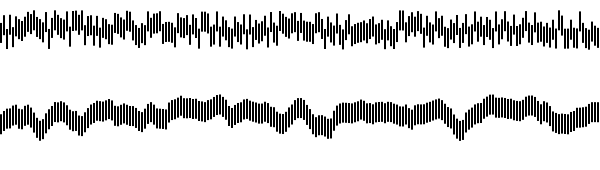
Frame 1 (no input)
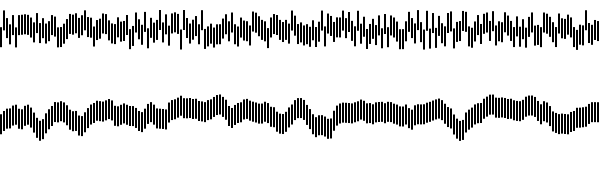
Frame 60 (the mouse pressed at the canvas centre just before this capture)
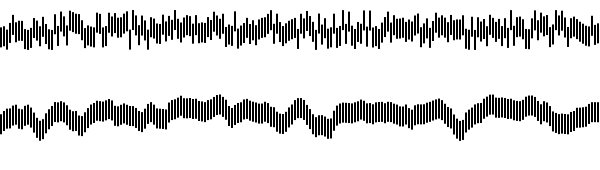
Frame 120 (the mouse held since frame 60 and released just before this capture)

The Processing sketch that drew these frames (run headless with seeded random() and noise(); from frame 60 on, the mouse is pressed at the canvas centre):

// Processing sketch: NoiseRandom
// ── NoiseRandom.pde
void setup() {
size(600, 170);
noStroke();
fill(0);
}

void draw() {
background(255);
float v = 0;


for (int i=0; i < width; i += 3) {
  float n = 90 + noise(v) * 40;
  rect(i, n, 2, 20);
  v = v + 0.15;
}


for (int i=0; i < width; i += 3) {
  float r = random(10, 30);
  rect(i, r, 2, 20);
}

}
